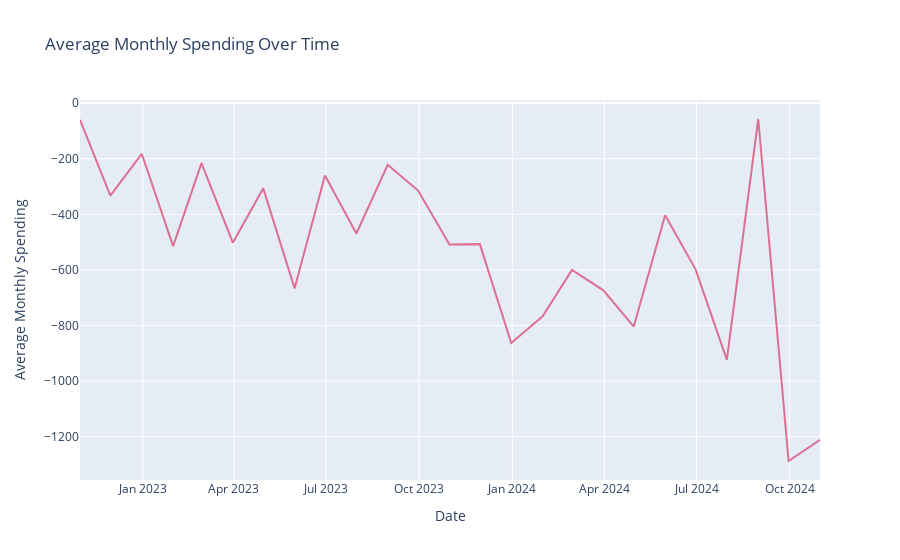

The notebook cell saved with this chart:
### Code cell
# Resample the daily spending to monthly spending
monthly_spending = daily_spending.resample('M', on='Date').sum().reset_index().sort_values(by='Date')

# Calculate the average monthly spending
monthly_spending['Average Monthly Spending'] = monthly_spending['Amount'] / monthly_spending['Date'].dt.daysinmonth

# Plot the average monthly spending using Plotly
fig = px.line(monthly_spending, x='Date', y='Average Monthly Spending', title='Average Monthly Spending Over Time')
fig.update_traces(line=dict(color='palevioletred'))
fig.show()

### Figure 1 — Plotly figure (JSON) as saved in the notebook; plotly's stock layout.template omitted (floating-point values rounded to 4 significant figures)
{"data": [{"hovertemplate": "Date=%{x}<br>Average Monthly Spending=%{y}<extra></extra>", "legendgroup": "", "line": {"color": "palevioletred", "dash": "solid"}, "marker": {"symbol": "circle"}, "mode": "lines", "name": "", "orientation": "v", "showlegend": false, "type": "scatter", "x": ["2022-10-31T00:00:00", "2022-11-30T00:00:00", "2022-12-31T00:00:00", "2023-01-31T00:00:00", "2023-02-28T00:00:00", "2023-03-31T00:00:00", "2023-04-30T00:00:00", "2023-05-31T00:00:00", "2023-06-30T00:00:00", "2023-07-31T00:00:00", "2023-08-31T00:00:00", "2023-09-30T00:00:00", "2023-10-31T00:00:00", "2023-11-30T00:00:00", "2023-12-31T00:00:00", "2024-01-31T00:00:00", "2024-02-29T00:00:00", "2024-03-31T00:00:00", "2024-04-30T00:00:00", "2024-05-31T00:00:00", "2024-06-30T00:00:00", "2024-07-31T00:00:00", "2024-08-31T00:00:00", "2024-09-30T00:00:00", "2024-10-31T00:00:00"], "xaxis": "x", "y": [-60.11, -333.0, -182.2, -514.4, -215.9, -502.3, -306.6, -666.3, -260.7, -469.1, -221.7, -314.7, -508.5, -507.3, -863.2, -767.2, -600.1, -673.4, -803.9, -403.6, -596.9, -923.9, -57.09, -1288.0, -1212.0], "yaxis": "y"}], "layout": {"legend": {"tracegroupgap": 0}, "title": {"text": "Average Monthly Spending Over Time"}, "xaxis": {"anchor": "y", "domain": [0, 1], "title": {"text": "Date"}}, "yaxis": {"anchor": "x", "domain": [0, 1], "title": {"text": "Average Monthly Spending"}}}}
